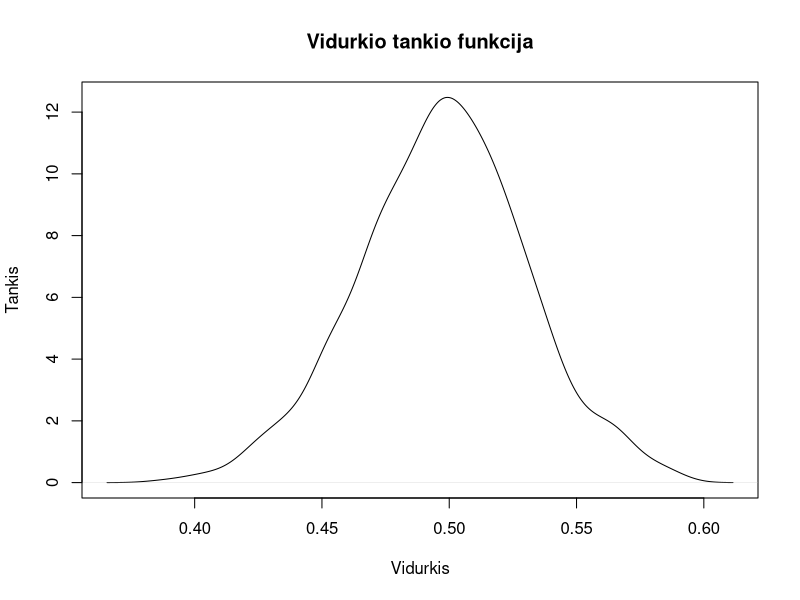

This figure's R source:
## ---- chunk 1
knitr::opts_chunk$set(echo = TRUE)
## ---- chunk 2
vidurkis <- function(n) mean(rbeta(n,0.5,0.5))
## ---- chunk 3
vidurkiai <- replicate(1000, vidurkis(100))
plot(density(vidurkiai), main="Vidurkio tankio funkcija", xlab="Vidurkis", ylab="Tankis")
